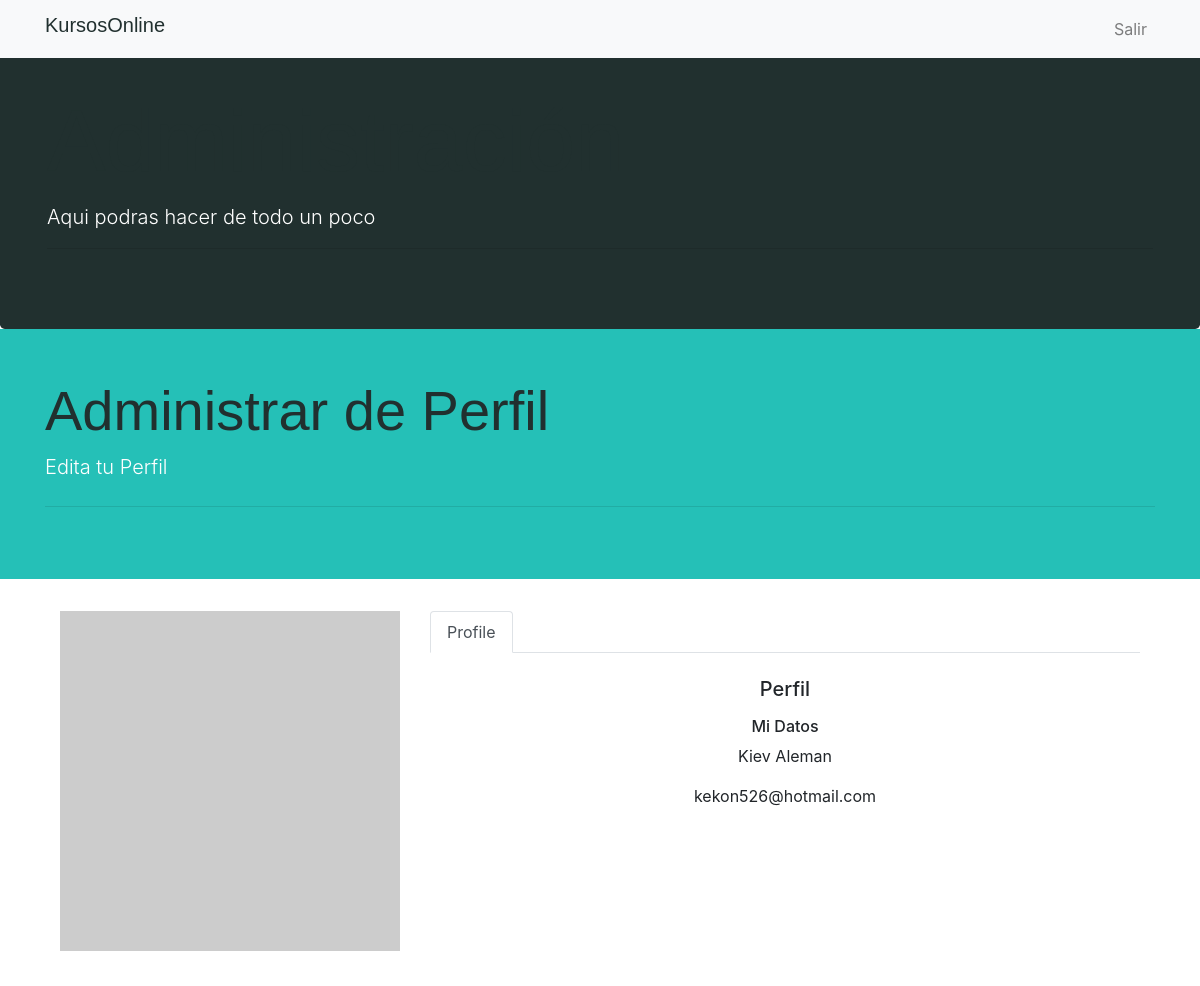
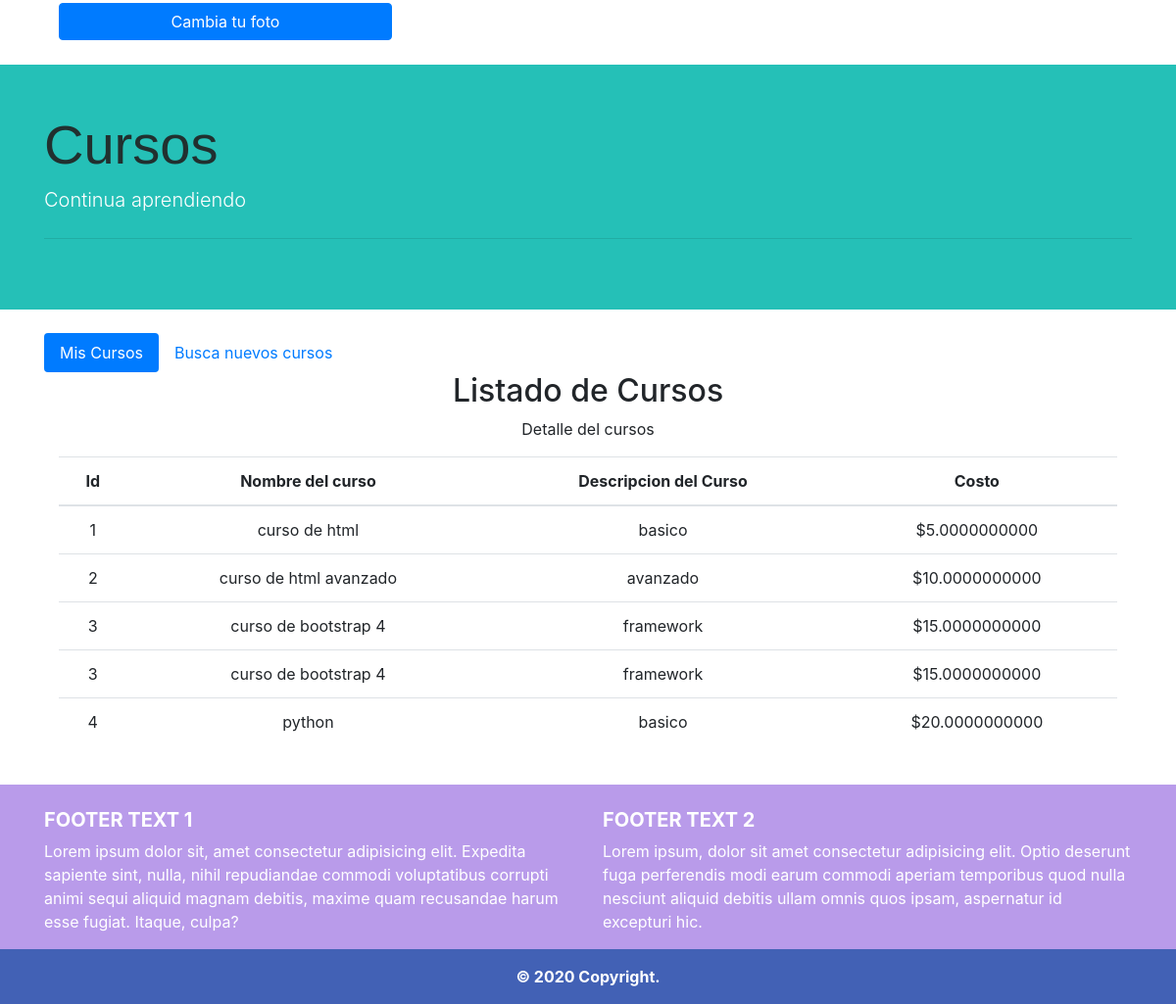
The app's page /adminEstudiantes/2 with its own data (2 pictures, top to bottom).
### app.py (models this page shows)
class Usuario(db.Model):
    id = db.Column(db.Integer, primary_key=True)
    nombre = db.Column(db.String(200))
    apellido = db.Column(db.String(200))
    correo = db.Column(db.String(200))
    contrasenia = db.Column(db.String(200))
    role = db.Column(db.Integer)

class Cursos(db.Model):
    id = db.Column(db.Integer, primary_key=True)
    nombre = db.Column(db.String(200))
    descripcion = db.Column(db.String(200))
    precio = db.Column(db.Numeric)
    idProfesor = db.Column(db.Integer)
    activo = db.Column(db.Integer)

### app.py (the view)
@app.route('/adminEstudiantes/<id>',methods=['GET'])
def adminEstudiantes(id):
    listaCursos = []
    idEstudiante = id
    usuarioQuery = Usuario.query.filter_by(id=idEstudiante).all()
    cursosQuery = Cursos.query.all()
    cursosCompradosQuery = CursosComprados.query.filter_by(idDuenio=idEstudiante).all()
    for cr in cursosCompradosQuery:
        cur = Cursos.query.filter_by(id=cr.idCursos).all()
        crComprado = {}
        crComprado['id'] = cur[0].id
        crComprado['nombre'] = cur[0].nombre
        crComprado['descripcion'] = cur[0].descripcion
        crComprado['precio'] = cur[0].precio
        listaCursos.append(crComprado)
    return render_template('adminEstudiantes.html',usuario=usuarioQuery, cursos=cursosQuery, cursosComprados=listaCursos)

### templates/adminEstudiantes.html (shortened to what this page needs)
<!DOCTYPE html>
<html lang="en">
    <head>
        <link rel="stylesheet" href="https://maxcdn.bootstrapcdn.com/bootstrap/4.5.2/css/bootstrap.min.css">
        <link rel="stylesheet" href="{{ url_for('static', filename = 'main.css') }}">
    </head>
    <body>
        <nav class="navbar navbar-expand-lg navbar-light bg-light fixed-top">
            <div class="container">
            <a class="navbar-brand" href="#"><h1>KursosOnline</h1></a>
            <div class="collapse navbar-collapse" id="navbarResponsive">
                <ul class="navbar-nav ml-auto">
                    <li class="nav-item">
                        <a class="nav-link" href="/">Salir</a>
                    </li>
                </ul>
            </div>
            </div>
        </nav>
        <header>
            <div class="jumbotron">
                <div class="container">
                    <br>
                    <h1 class="display-2">Administración</h1>
                    <p class="lead">Aqui podras hacer de todo un poco</p>
                    <hr>
                </div>
            </div>
        </header>
        <section class="py-5">
            <div class="container">
                <h1 class="display-4">Administrar de Perfil</h1>
                <p class="lead">Edita tu Perfil</p>
                <hr class="my-4">
            </div>
        </section>
        <div class="container py-4 text-center">
            <div class="container">
                <div class="row my-2">
                    <div class="col-lg-8 order-lg-2">
                        <ul class="nav nav-tabs">
                            <li class="nav-item">
                                <a href="" data-target="#profile" data-toggle="tab" class="nav-link active">Profile</a>
                            </li>
                        </ul>
                        <div class="tab-content py-4">
                            <div class="tab-pane active" id="profile">
                                <h5 class="mb-3">Perfil</h5>
                                <div class="row">
                                    <div class="col-md-12">
                                        <h6>Mi Datos</h6>
                                        <p>{{ usuario[0].nombre }} {{usuario[0].apellido}}</p>
                                        <p>{{ usuario[0].correo }}</p>
                                    </div>
                                </div>
                            </div>
                        </div>
                    </div>
                    <div class="col-lg-4 order-lg-1 text-center">
                        <img src="//placehold.it/500" class="mx-auto img-fluid img-circle d-block" alt="avatar">
                        <label class="custom-file">
                            <span class="btn btn-primary btn-block">Cambia tu foto</span>
                        </label>
                    </div>
                </div>
            </div>
        </div>
        <section class="py-5">
            <div class="container">
                <h1 class="display-4">Cursos</h1>
                <p class="lead">Continua aprendiendo</p>
                <hr class="my-4">
            </div>
        </section>
        <div class="container py-4 text-center">
            <ul class="nav nav-pills">
                <li class="nav-item">
                <a class="nav-link active" data-toggle="pill" href="#misCursos">Mis Cursos</a>
                </li>
                <li class="nav-item">
                <a class="nav-link" data-toggle="pill" href="#busca">Busca nuevos cursos</a>
                </li>
            </ul>
            <div class="tab-content">
                <div class="tab-pane container active" id="misCursos">
                    <h2>Listado de Cursos</h2>
                    <p>Detalle del cursos</p>
                    <table class="table table-hover">
                        <thead>
                        <tr>
                            <th>Id</th>
                            <th>Nombre del curso</th>
                            <th>Descripcion del Curso</th>
                            <th>Costo</th>
                        </tr>
                        </thead>
                        <tbody id="cursosComprados">
                            {% for cr in cursosComprados %}
                            <tr>
                                <td>{{cr.id}}</td>
                                <td>{{cr.nombre}}</td>
                                <td>{{cr.descripcion}}</td>
                                <td>${{cr.precio}}</td>
                            </tr>
                            {% endfor %}
                        </tbody>
                    </table>
                </div>
            </div>
        </div>
        <footer class="page-footer font-small teal pt-4">
            <div class="container text-center text-md-left">
                <div class="row">
                    <div class="col-md-6 mt-md-0 mt-3">
                    <h5 class="text-uppercase font-weight-bold">Footer text 1</h5>
                    <p>Lorem ipsum dolor sit, amet consectetur adipisicing elit. Expedita sapiente sint, nulla, nihil
                        repudiandae commodi voluptatibus corrupti animi sequi aliquid magnam debitis, maxime quam recusandae
                        harum esse fugiat. Itaque, culpa?</p>
                    </div>
                    <div class="col-md-6 mb-md-0 mb-3">
                    <h5 class="text-uppercase font-weight-bold">Footer text 2</h5>
                    <p>Lorem ipsum, dolor sit amet consectetur adipisicing elit. Optio deserunt fuga perferendis modi earum
                        commodi aperiam temporibus quod nulla nesciunt aliquid debitis ullam omnis quos ipsam, aspernatur id
                        excepturi hic.</p>
                    </div>
                </div>
            </div>
            <div class="footer-copyright text-center py-3">
                <strong>© 2020 Copyright.</strong>
            </div>
        </footer>
    </body>
</html>

### static/main.css (style rules this page uses)
body { background: white; }
section { background:#25c0b7; color:white; }
footer { background:#b99bea; color:white; }
.footer-copyright { background:#4261b5; color: white ; }
.jumbotron { color: white; background: #21302f; margin-bottom:0; }
h1 { color: #21302f; font-family: sans-serif; font-size: 1em; animation: Kursos 500ms linear infinite; }

### records on screen
Usuario: nombre "Kiev", apellido "Aleman", correo "kekon526@hotmail.com"
Cursos: id "1", nombre "curso de html", descripcion "basico", precio "5.0000000000"
Cursos: id "2", nombre "curso de html avanzado", descripcion "avanzado", precio "10.0000000000"
Cursos: id "3", nombre "curso de bootstrap 4", descripcion "framework", precio "15.0000000000"
Cursos: id "4", nombre "python", descripcion "basico", precio "20.0000000000"
